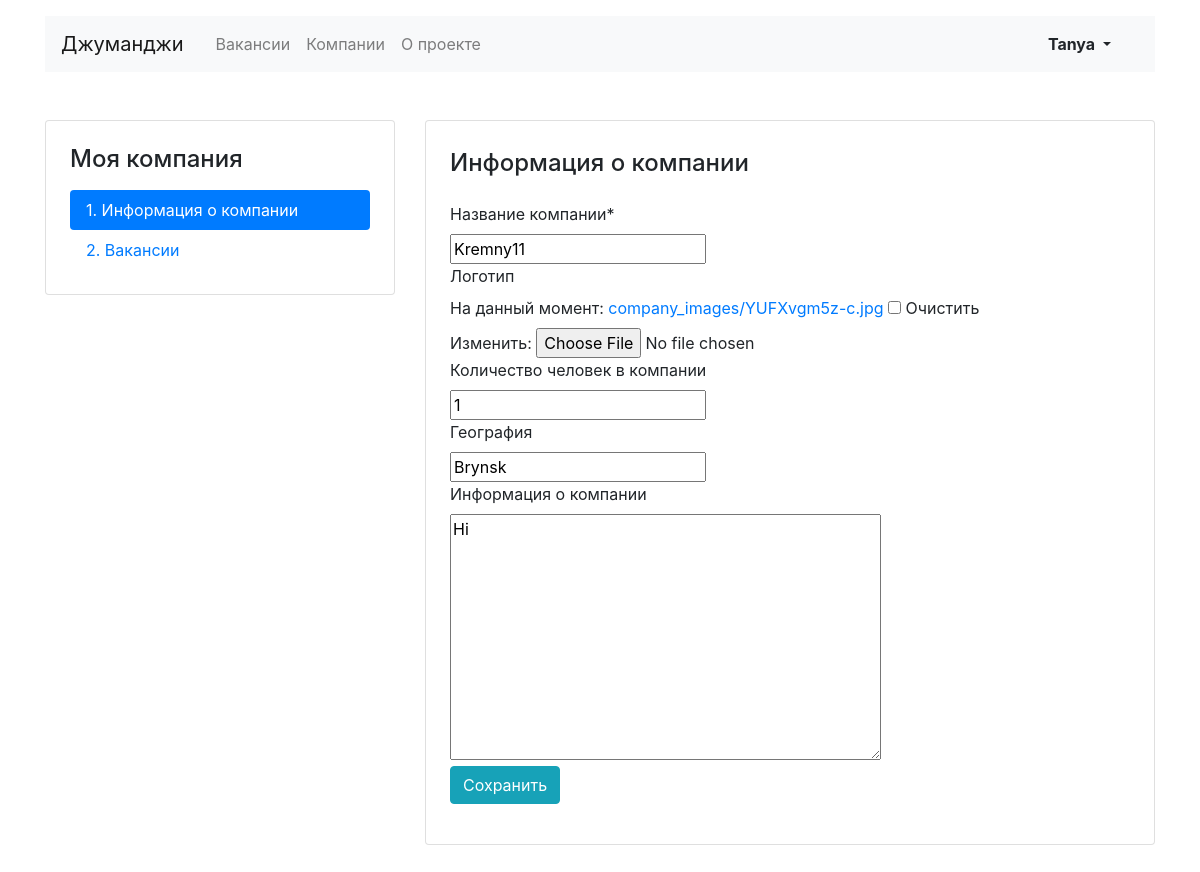
Screenshot of /mycompany/edit (signed in) with the database file from the repository.
### vacancies/models.py (models this page shows)
class Company(models.Model):
    name = models.CharField(max_length=100)  # Название
    logo = models.ImageField(
        upload_to=MEDIA_COMPANY_IMAGE_DIR,
        null=True,
        blank=True
    )  # Логотипчик
    employee_count = models.IntegerField(blank=True)
    location = models.CharField(max_length=50, blank=True)  # Город
    description = models.TextField(max_length=500, blank=True)
    owner = models.ForeignKey(User,
                              blank=True,
                              null=True,
                              on_delete=models.SET_NULL)    # Владелец

### vacancies/views.py (the view, shortened to what this page needs)
# urls.py: path('mycompany/edit', MyCompanyEditView.as_view(),
class MyCompanyEditView(View):
    def get(self, request, *args, **kwargs):
        my_company_req = models.Company.objects.filter(owner=request.user)
        if not my_company_req:
            raise Http404
        if len(my_company_req) == 0:
            return render(
                request,
                'company-create.html',
                context={'title': 'Создайте карточку компании'}
            )
        else:
            return render(
                request,
                'company-edit.html',
                context={
                    'title': 'Моя компания',
                    'company_form': CompanyForm(
                        instance=my_company_req.first())
                }
            )

### vacancies/forms.py
class CompanyForm(ModelForm):
    class Meta:
        model = Company
        labels = {
            'name': 'Название компании',
            'logo': 'Логотип',
            'employee_count': 'Количество человек в компании',
            'location': 'География',
            'description': 'Информация о компании'
        }
        exclude = ['owner']

### vacancies/templates/company-edit.html (shortened to what this page needs)
{% extends 'base.html' %}
{% block container %}
  <main class="container mt-3 pb-5">
    <div class="row mt-5">
      <div class="col-12 col-lg-4">
        <aside class="pt-3 pb-4 px-4 mb-5 card">
          <h1 class="h4 pt-2 pb-2">Моя компания</h1>
          <div class="nav flex-column nav-pills">
            <a class="nav-link active" href="{% url 'my_company' %}">1. Информация о&nbsp;компании</a>
            <a class="nav-link" href="{% url 'mycompany_vac' %}">2. Вакансии</a>
          </div>
        </aside>
      </div>
      <div class="col-12 col-lg-8">
        <div class="card">
          <div class="card-body px-4 pb-4">
            <section class="tab-pane fade show active">
              <h2 class="h4 pt-2 pb-3">Информация о&nbsp;компании</h2>
              {% load crispy_forms_tags %}
              <form method="post" enctype="multipart/form-data">
                {{ company_form|crispy }}
                <div class="form-group">
                  <input type="submit" class="btn btn-info" value="Сохранить">
                </div>
              </form>
            </section>
          </div>
        </div>
      </div>
    </div>
  </main>
{% endblock %}

### vacancies/templates/base.html (shortened to what this page needs)
<!DOCTYPE html>
<html lang="ru">
<head>
  <link rel="stylesheet" href="https://stackpath.bootstrapcdn.com/bootstrap/4.3.1/css/bootstrap.min.css">
</head>
<body>
  <header class="container mt-3">
    <nav class="navbar navbar-expand-lg navbar-light bg-light">
      <a class="navbar-brand mr-4" href="/">Джуманджи</a>
      <div class="collapse navbar-collapse justify-content-between" id="navbarNav">
        <ul class="navbar-nav col-10">
          <li class="nav-item">
            <a class="nav-link" href="/vacancies/">Вакансии</a>
          </li>
          <li class="nav-item">
            <a class="nav-link" href="companies/1">Компании</a>
          </li>
          <li class="nav-item">
            <a class="nav-link" href="#">О проекте</a>
          </li>
        </ul>
        <ul class="navbar-nav col-2 justify-content-end">
          <li class="nav-item active">
            {% if user.is_authenticated %}
              <div class="btn-group">
                <button type="button" class="btn dropdown-toggle font-weight-bold" data-toggle="dropdown" aria-haspopup="true" aria-expanded="false">
                  {{ user.username }}
                </button>
              </div>
            {% else %}
              <a href="{% url 'login' %}" class="nav-link font-weight-bold">Вход</a>
            {% endif %}
          </li>
        </ul>
      </div>
    </nav>
  </header>
      {% block container %} {% endblock %}
</body>
</html>

### rows the page displays
Company: name "Kremny11", employee_count "1", location "Brynsk", description "Hi"

### other values shown
{{ user.username }} "Tanya"
